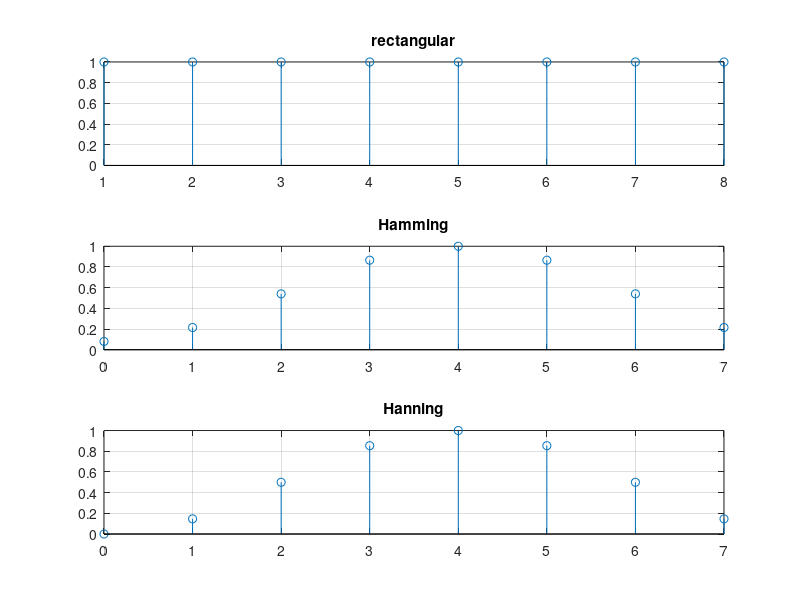

Source code (MATLAB):
clear;
N=8;
for i=1:N
  winr(i)=1;
endfor
winr
i=1:N
subplot(311);
stem(i,winr);
grid on;
title('rectangular');


for i=1:N
  winham(i)=.54-.46*cos((2*pi*(i-1))/N);
endfor
winham
i=0:N-1
subplot(312)
stem(i,winham);
grid on;
title('Hamming');

for i=1:N
  winhan(i)=.5-.5*cos((2*pi*(i-1))/N);
endfor
winhan
i=0:N-1
subplot(313)
stem(i,winhan);
grid on;
title('Hanning');